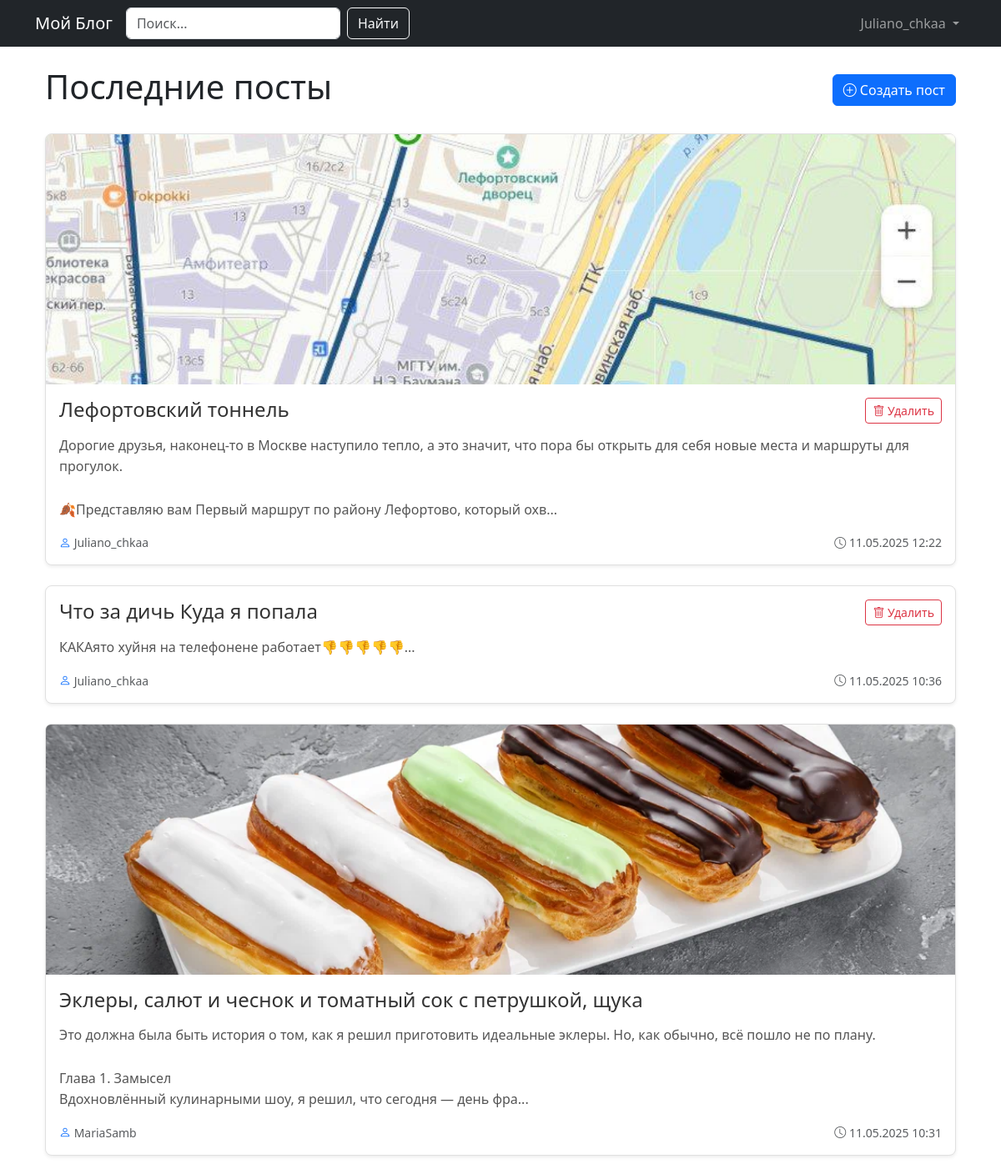
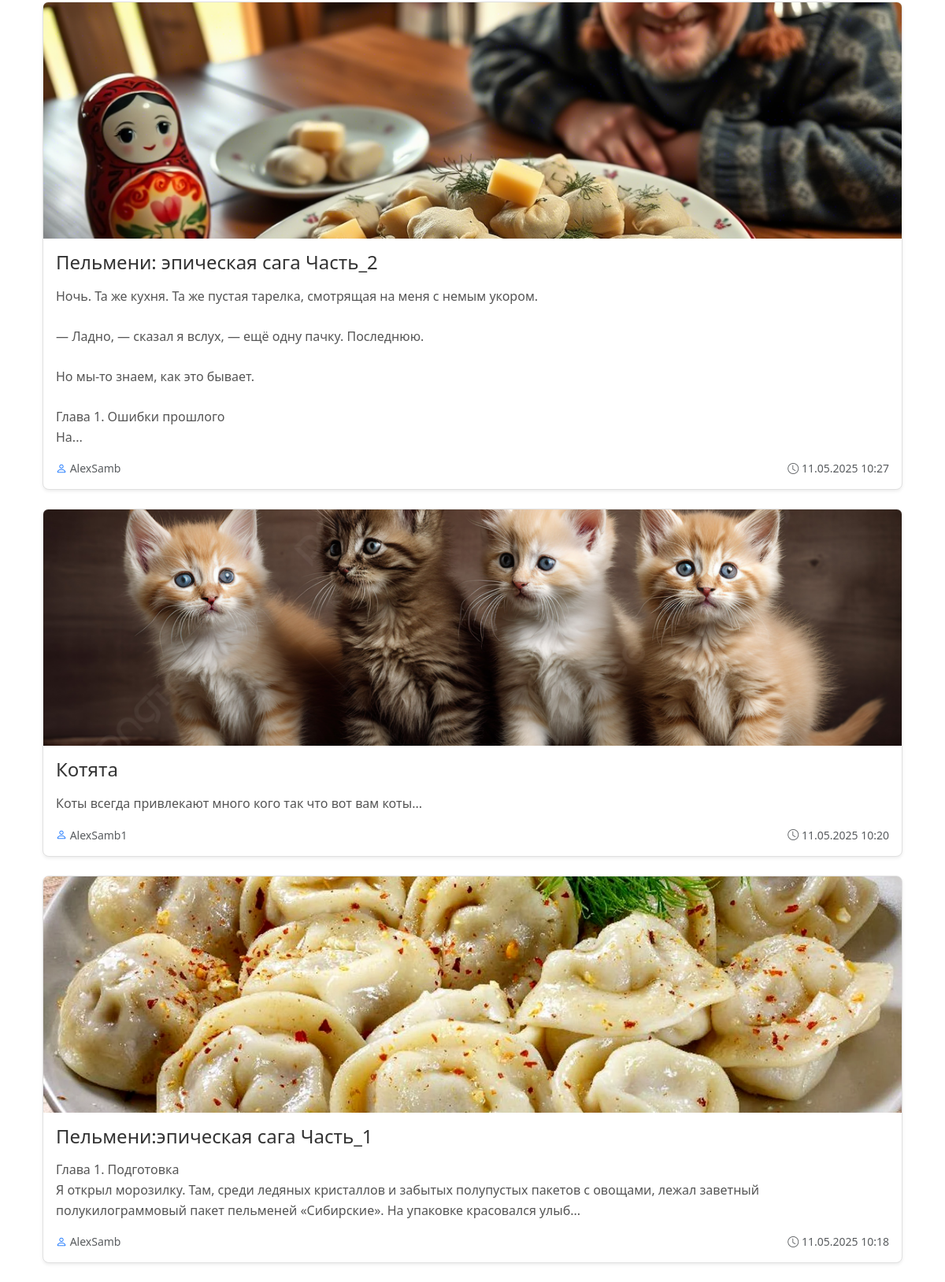
Page / (signed in) on the committed database (2 pictures, top to bottom).
### app.py (models this page shows, shortened)
class User(UserMixin, db.Model):
    id = db.Column(db.Integer, primary_key=True)
    username = db.Column(db.String(50), unique=True, nullable=False)
    password_hash = db.Column(db.String(128))
    posts = db.relationship('Post', backref='author', lazy=True)
    avatar_filename = db.Column(db.String(255))
    @property
    def password(self):
        raise AttributeError('Пароль не доступен для чтения')

class Post(db.Model):
    id = db.Column(db.Integer, primary_key=True)
    title = db.Column(db.String(100), nullable=False)
    content = db.Column(db.Text, nullable=False)
    image_filename = db.Column(db.String(255))
    user_id = db.Column(db.Integer, db.ForeignKey('user.id'), nullable=False)
    created_at = db.Column(db.DateTime, default=datetime.utcnow)
    summary = db.Column(db.Text)

### app.py (the view)
@app.route('/')
def index():
    posts = Post.query.order_by(Post.created_at.desc()).all()
    return render_template('index.html', posts=posts)

### app.py (called while the page is built)
@login_manager.user_loader
def load_user(user_id):
    return db.session.get(User, int(user_id))

### templates/index.html (shortened to what this page needs)
{% extends "base.html" %}
{% block content %}
<div class="container mt-4">
    <div class="d-flex justify-content-between align-items-center mb-4">
        <h1>Последние посты</h1>
        {% if current_user.is_authenticated %}
            <a href="{{ url_for('create_post') }}" class="btn btn-primary">
                <i class="bi bi-plus-circle"></i> Создать пост
            </a>
        {% endif %}
    </div>
    <div class="row">
        {% for post in posts %}
        <div class="col-12 mb-4">
            <div class="card h-100 shadow-sm">
                <a href="{{ url_for('view_post', post_id=post.id) }}">
                    {% if post.image_filename %}
                        <img src="{{ url_for('static', filename='uploads/' + post.image_filename) }}"
                             alt="Изображение поста" class="card-img-top rounded-top" style="max-height: 300px; object-fit: cover;">
                    {% endif %}
                </a>
                <div class="card-body">
                    <div class="d-flex justify-content-between align-items-start">
                        <h2 class="card-title mb-3">{{ post.title }}</h2>
                        {% if current_user == post.author %}
                        <form action="{{ url_for('delete_post', post_id=post.id) }}" method="POST">
                            <button type="submit" class="btn btn-sm btn-outline-danger"
                                    onclick="return confirm('Удалить этот пост?')">
                                <i class="bi bi-trash"></i> Удалить
                            </button>
                        </form>
                        {% endif %}
                    </div>
                    <p class="card-text">{{ post.content[:200] }}...</p>
                    <div class="d-flex justify-content-between align-items-center mt-3 text-muted">
                        <small>
                             <a href="{{ url_for('profile', username=post.author.username) }}" class="bi bi-person"></a>  {{ post.author.username }}
                        </small>
                        <small>
                            <i class="bi bi-clock"></i> {{ post.created_at.strftime('%d.%m.%Y %H:%M') }}
                        </small>
                    </div>
                </div>
            </div>
        </div>
        {% endfor %}
    </div>
</div>
<link rel="stylesheet" href="https://cdn.jsdelivr.net/npm/bootstrap-icons @1.8.0/font/bootstrap-icons.css">
{% endblock %}

### templates/base.html (shortened to what this page needs)
<!DOCTYPE html>
<html lang="ru">
<head>
    <link rel="stylesheet" href="https://cdn.jsdelivr.net/npm/bootstrap-icons@1.8.0/font/bootstrap-icons.css">
    <link href="https://cdn.jsdelivr.net/npm/bootstrap@5.3.0/dist/css/bootstrap.min.css" rel="stylesheet">
</head>
<body>
    <nav class="navbar navbar-expand-lg navbar-dark bg-dark">
        <div class="container">
            <a class="navbar-brand" href="{{ url_for('index') }}">Мой Блог</a>
            <div class="collapse navbar-collapse" id="navbarNav">
                <form class="d-flex me-3" action="{{ url_for('search') }}" method="GET">
                    <input class="form-control me-2" type="search" name="q" placeholder="Поиск..." aria-label="Поиск">
                    <button class="btn btn-outline-light" type="submit">Найти</button>
                </form>
                <ul class="navbar-nav ms-auto">
                    {% if current_user.is_authenticated %}
                        <li class="nav-item dropdown">
                            <a class="nav-link dropdown-toggle" href="#" role="button" data-bs-toggle="dropdown" aria-expanded="false">
                                {{ current_user.username }}
                            </a>
                        </li>
                    {% endif %}
                </ul>
            </div>
        </div>
    </nav>
    <div class="container mt-4">
        {% block content %}{% endblock %}
    </div>
</body>
</html>

### templates/index.html (style rules this page uses)
.card { transition: transform 0.2s; border-radius: 8px; border: 1px solid #e0e0e0; }
.card-title { font-size: 1.5rem; color: #333; }
.card-text { color: #555; line-height: 1.6; white-space: pre-line; }

### rows in the picture
User: username "Juliano_chkaa"
Post: image_filename (picture), title "Лефортовский тоннель", content "Дорогие друзья, наконец-то в Москве наступило тепло, а это значит, что пора бы открыть для себя новые места и маршруты для прогулок. 🍂Представляю вам Первый маршрут по району Лефортово, который охв", author.username "Juliano_chkaa", created_at "11.05.2025 12:22"
Post: title "Что за дичь Куда я попала", content "КАКАято хуйня на телефонене работает👎👎👎👎👎", author.username "Juliano_chkaa", created_at "11.05.2025 10:36"
Post: image_filename (picture), title "Эклеры, салют и чеснок и томатный сок с петрушкой, щука", content "Это должна была быть история о том, как я решил приготовить идеальные эклеры. Но, как обычно, всё пошло не по плану. Глава 1. Замысел Вдохновлённый кулинарными шоу, я решил, что сегодня — день фра", author.username "MariaSamb", created_at "11.05.2025 10:31"
Post: image_filename (picture), title "Пельмени: эпическая сага Часть_2", content "Ночь. Та же кухня. Та же пустая тарелка, смотрящая на меня с немым укором. — Ладно, — сказал я вслух, — ещё одну пачку. Последнюю. Но мы-то знаем, как это бывает. Глава 1. Ошибки прошлого На", author.username "AlexSamb", created_at "11.05.2025 10:27"
Post: image_filename (picture), title "Котята", content "Коты всегда привлекают много кого так что вот вам коты", author.username "AlexSamb1", created_at "11.05.2025 10:20"
Post: image_filename (picture), title "Пельмени:эпическая сага Часть_1", content "Глава 1. Подготовка Я открыл морозилку. Там, среди ледяных кристаллов и забытых полупустых пакетов с овощами, лежал заветный полукилограммовый пакет пельменей «Сибирские». На упаковке красовался улыб", author.username "AlexSamb", created_at "11.05.2025 10:18"
